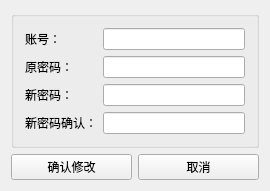
<?xml version="1.0" encoding="UTF-8"?>
<ui version="4.0">
 <class>ChangePassword</class>
 <widget class="QWidget" name="ChangePassword">
  <property name="geometry">
   <rect>
    <x>0</x>
    <y>0</y>
    <width>270</width>
    <height>169</height>
   </rect>
  </property>
  <property name="windowTitle">
   <string>修改密码</string>
  </property>
  <layout class="QGridLayout" name="gridLayout_2">
   <item row="0" column="0">
    <widget class="QGroupBox" name="groupBox">
     <property name="title">
      <string/>
     </property>
     <layout class="QGridLayout" name="gridLayout">
      <item row="0" column="1">
       <layout class="QVBoxLayout" name="verticalLayout_2">
        <item>
         <widget class="QLineEdit" name="lineEdit">
          <property name="text">
           <string/>
          </property>
         </widget>
        </item>
        <item>
         <widget class="QLineEdit" name="lineEdit_2">
          <property name="text">
           <string/>
          </property>
          <property name="echoMode">
           <enum>QLineEdit::Password</enum>
          </property>
         </widget>
        </item>
        <item>
         <widget class="QLineEdit" name="lineEdit_3">
          <property name="echoMode">
           <enum>QLineEdit::Password</enum>
          </property>
         </widget>
        </item>
        <item>
         <widget class="QLineEdit" name="lineEdit_4">
          <property name="echoMode">
           <enum>QLineEdit::Password</enum>
          </property>
         </widget>
        </item>
       </layout>
      </item>
      <item row="0" column="0">
       <layout class="QVBoxLayout" name="verticalLayout">
        <item>
         <widget class="QLabel" name="label">
          <property name="text">
           <string>账号：</string>
          </property>
         </widget>
        </item>
        <item>
         <widget class="QLabel" name="label_2">
          <property name="text">
           <string>原密码：</string>
          </property>
         </widget>
        </item>
        <item>
         <widget class="QLabel" name="label_3">
          <property name="text">
           <string>新密码：</string>
          </property>
         </widget>
        </item>
        <item>
         <widget class="QLabel" name="label_4">
          <property name="text">
           <string>新密码确认：</string>
          </property>
         </widget>
        </item>
       </layout>
      </item>
     </layout>
    </widget>
   </item>
   <item row="1" column="0">
    <layout class="QHBoxLayout" name="horizontalLayout">
     <item>
      <widget class="QPushButton" name="pushButton">
       <property name="text">
        <string>确认修改</string>
       </property>
      </widget>
     </item>
     <item>
      <widget class="QPushButton" name="pushButton_2">
       <property name="text">
        <string>取消</string>
       </property>
      </widget>
     </item>
    </layout>
   </item>
  </layout>
 </widget>
 <layoutdefault spacing="6" margin="11"/>
 <resources/>
 <connections/>
</ui>
